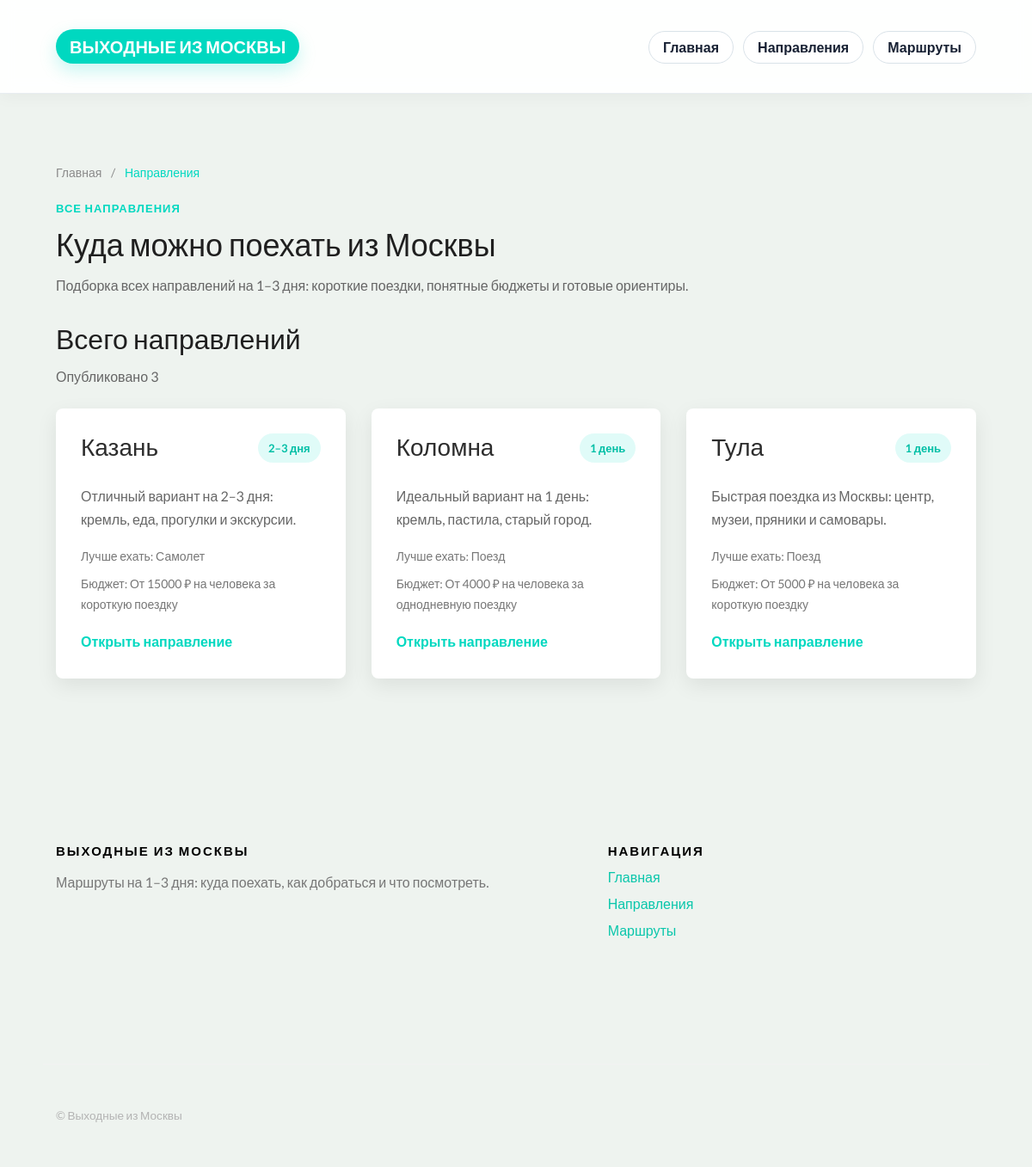
Page /destinations/ on the earlier database version.
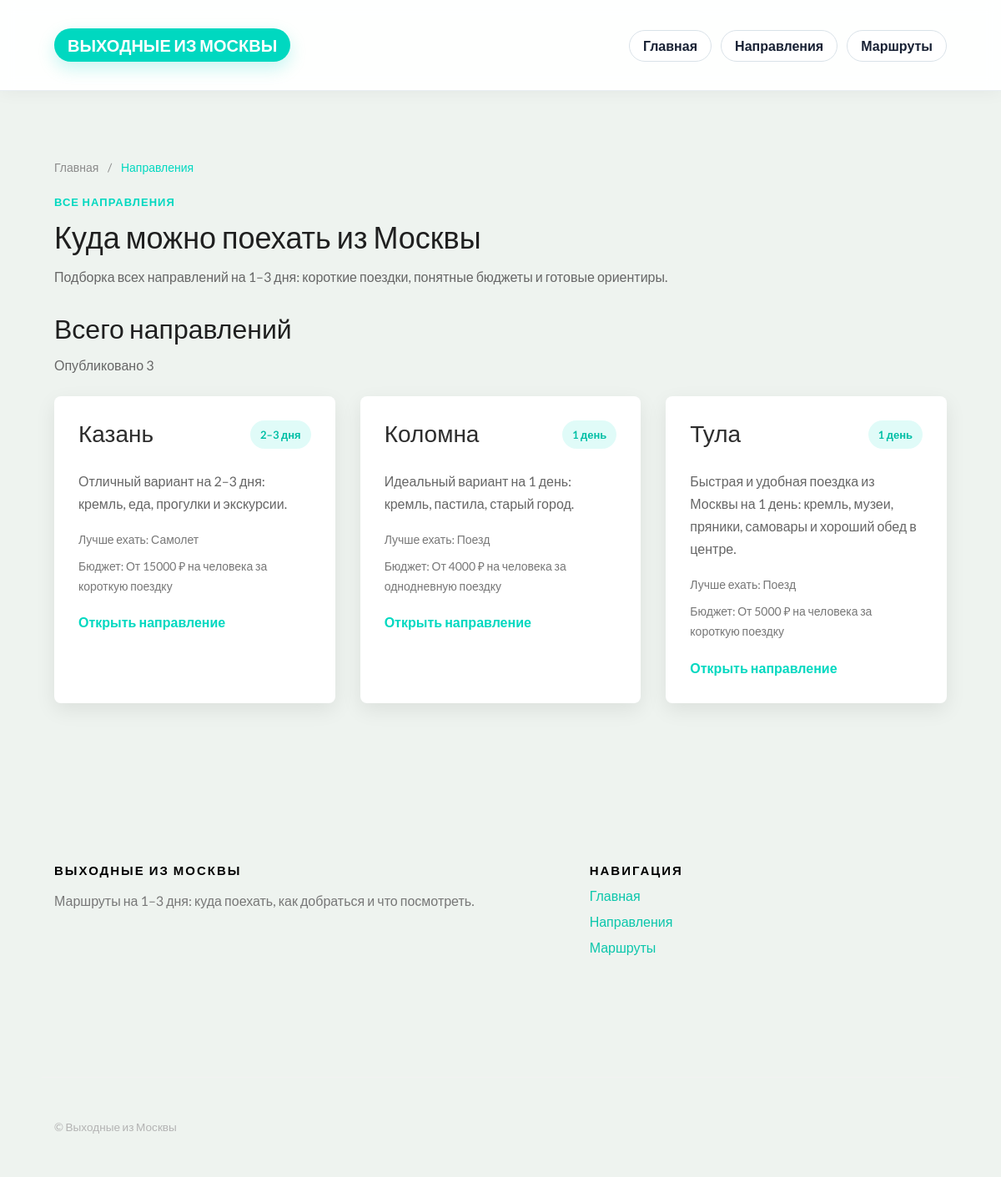
Same page on the later database version.
### destinations/models.py (models this page shows, shortened)
class Destination(models.Model):
    TRANSPORT_CHOICES = [
        ("train", "Поезд"),
        ("car", "Машина"),
        ("bus", "Автобус"),
        ("plane", "Самолет"),
        ("mixed", "Несколько вариантов"),
    ]
    name = models.CharField("Название", max_length=100)
    slug = models.SlugField("Слаг", unique=True)
    short_description = models.CharField("Короткое описание", max_length=255)
    description = models.TextField("Полное описание", blank=True)
    how_to_get = models.TextField("Как добраться", blank=True)
    what_to_see = models.TextField("Что посмотреть", blank=True)
    budget = models.CharField("Бюджет", max_length=255, blank=True)
    days_count = models.CharField("На сколько дней", max_length=100, blank=True)
    transport_type = models.CharField(
        "Лучший транспорт",
        max_length=20,
        choices=TRANSPORT_CHOICES,
        blank=True,
    )
    hero_image = models.ImageField(
        "Hero фото",
        upload_to="destinations/heroes/",
        blank=True,
        null=True,
    )
    gallery_image_1 = models.ImageField(
        "Галерея фото 1",
        upload_to="destinations/gallery/",
        blank=True,
        null=True,
    )
    gallery_image_2 = models.ImageField(
        "Галерея фото 2",
        upload_to="destinations/gallery/",
        blank=True,
        null=True,
    )
    gallery_image_3 = models.ImageField(
        "Галерея фото 3",
        upload_to="destinations/gallery/",
        blank=True,
        null=True,
    )
    is_published = models.BooleanField("Опубликовано", default=True)
    created_at = models.DateTimeField("Создано", auto_now_add=True)
    class Meta:
        verbose_name = "Направление"
        verbose_name_plural = "Направления"
        ordering = ["name"]
    def get_absolute_url(self):
        return reverse("destinations:detail", kwargs={"slug": self.slug})

### destinations/views.py (the view)
# urls.py: path("", destination_list, name="list"),
def destination_list(request):
    destinations = (
        Destination.objects
        .filter(is_published=True)
        .order_by("name")
    )
    return render(
        request,
        "destinations/list.html",
        {"destinations": destinations},
    )

### destinations/templates/destinations/list.html (shortened to what this page needs)
{% extends "base.html" %}
{% block content %}
<section class="section">
    <div class="gtco-container">
        <div style="margin-bottom: 18px; font-size: 14px; color: #8a8a8a;">
            <a href="/" style="color: #8a8a8a; text-decoration: none;">Главная</a>
            <span style="margin: 0 8px;">/</span>
            <span style="color: #00d8c0;">Направления</span>
        </div>
        <div class="section-head">
            <div>
                <p class="section-kicker">Все направления</p>
                <h1 class="section-title">Куда можно поехать из Москвы</h1>
                <p class="promo-text">
                    Подборка всех направлений на 1–3 дня: короткие поездки,
                    понятные бюджеты и готовые ориентиры.
                </p>
            </div>
        </div>
        <div style="margin-bottom: 24px;">
            <h2 class="section-title" style="font-size: 32px; margin-bottom: 10px;">Всего направлений</h2>
            <p class="card-text" style="margin-bottom: 0;">Опубликовано {{ destinations|length }}</p>
        </div>
        <div class="cards cards-3">
            {% for destination in destinations %}
                <a href="{{ destination.get_absolute_url }}" class="card destination-card card-clickable">
                    <div class="card-top">
                        <h3>{{ destination.name }}</h3>
                        {% if destination.days_count %}
                            <span class="tag">{{ destination.days_count }}</span>
                        {% endif %}
                    </div>
                    <p class="card-text">{{ destination.short_description }}</p>
                    <div class="meta-list">
                        {% if destination.transport_type %}
                            <span class="meta-item">
                                Лучше ехать: {{ destination.get_transport_type_display }}
                            </span>
                        {% endif %}
                        {% if destination.budget %}
                            <span class="meta-item">
                                Бюджет: {{ destination.budget }}
                            </span>
                        {% endif %}
                    </div>
                    <span class="card-link">Открыть направление</span>
                </a>
            {% empty %}
                <div class="empty-box">
                    <h3>Пока направлений нет</h3>
                    <p>Добавь их через админку, и они появятся здесь.</p>
                </div>
            {% endfor %}
        </div>
    </div>
</section>
{% endblock %}

Differences in the rows shown:
changed Destination "Тула": short_description "Быстрая поездка из Москвы: центр, музеи, пряники и самовары." → "Быстрая и удобная поездка из Москвы на 1 день: кремль, музеи, пряники, самовары и хороший обед в центре."
